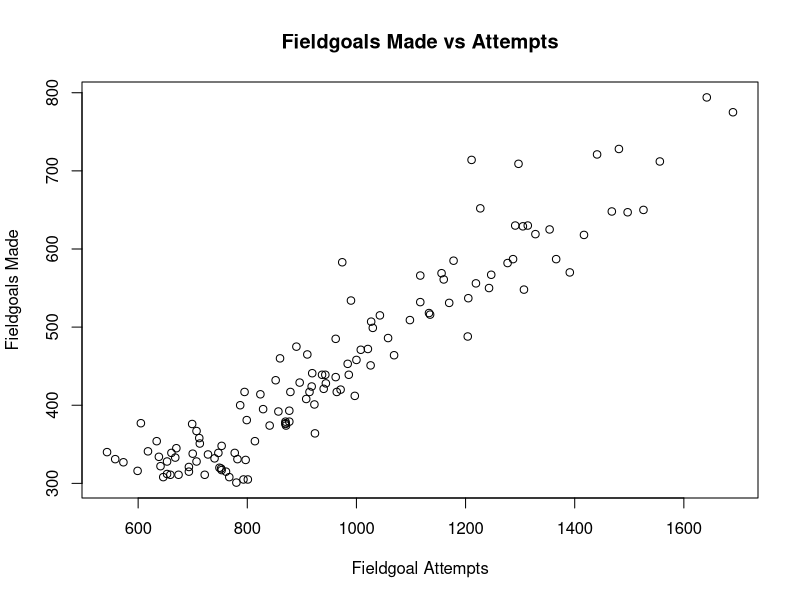

Recreate this plot in R.
#Dataset from https://github.com/rmcelreath/rethinking/tree/master/data
fgs <- read.delim('fieldgoals.csv', sep = ';')
summary(fgs)
#The average player seems to make a little less than half the shots that they take.  Even the best seems to miss about a third.
fgs$FGPer <- fgs$FGM/fgs$FGA
plot(fgs$FGM ~ fgs$FGA,
     xlab = "Fieldgoal Attempts",
     ylab = 'Fieldgoals Made',
     main = 'Fieldgoals Made vs Attempts')
